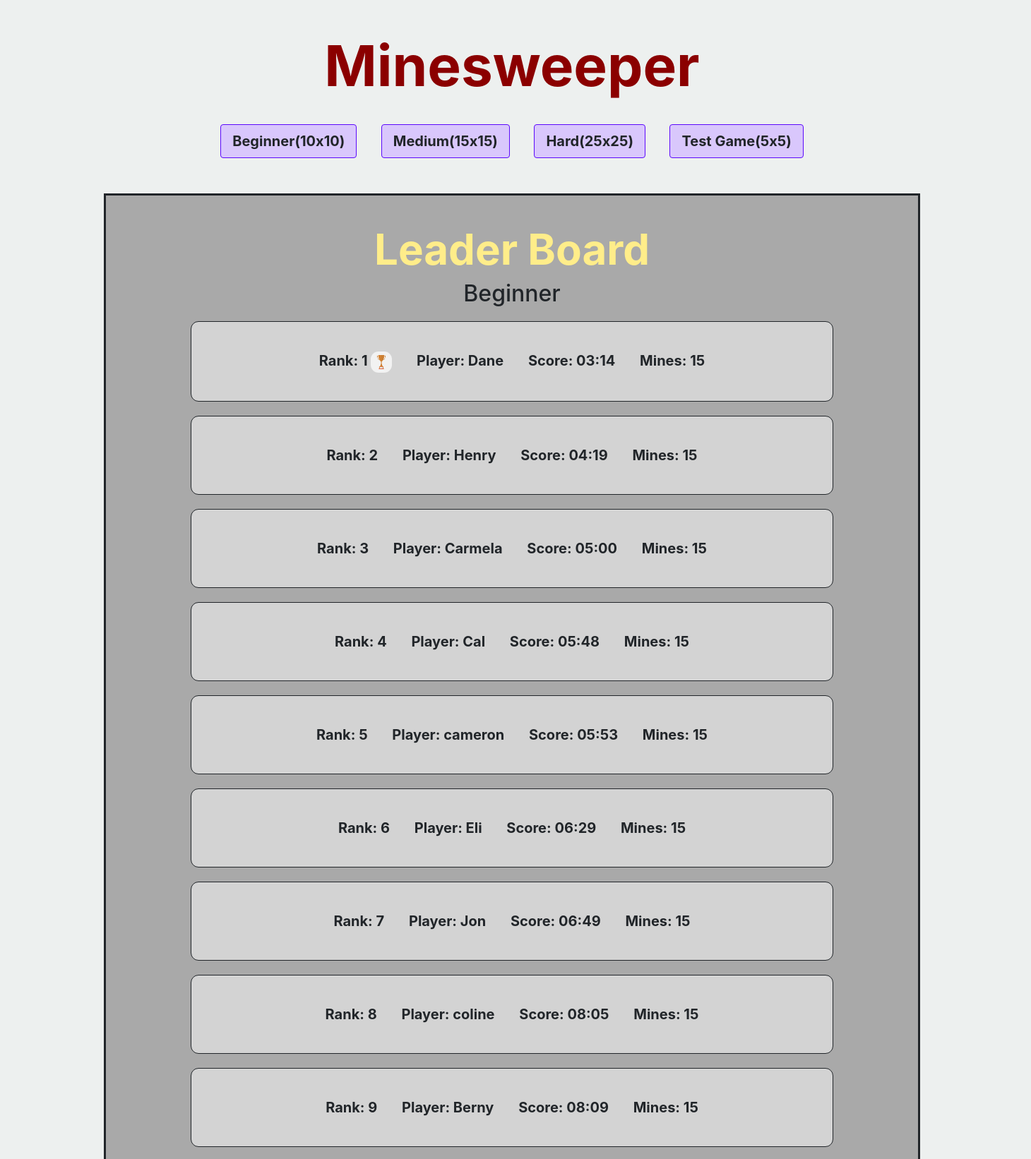
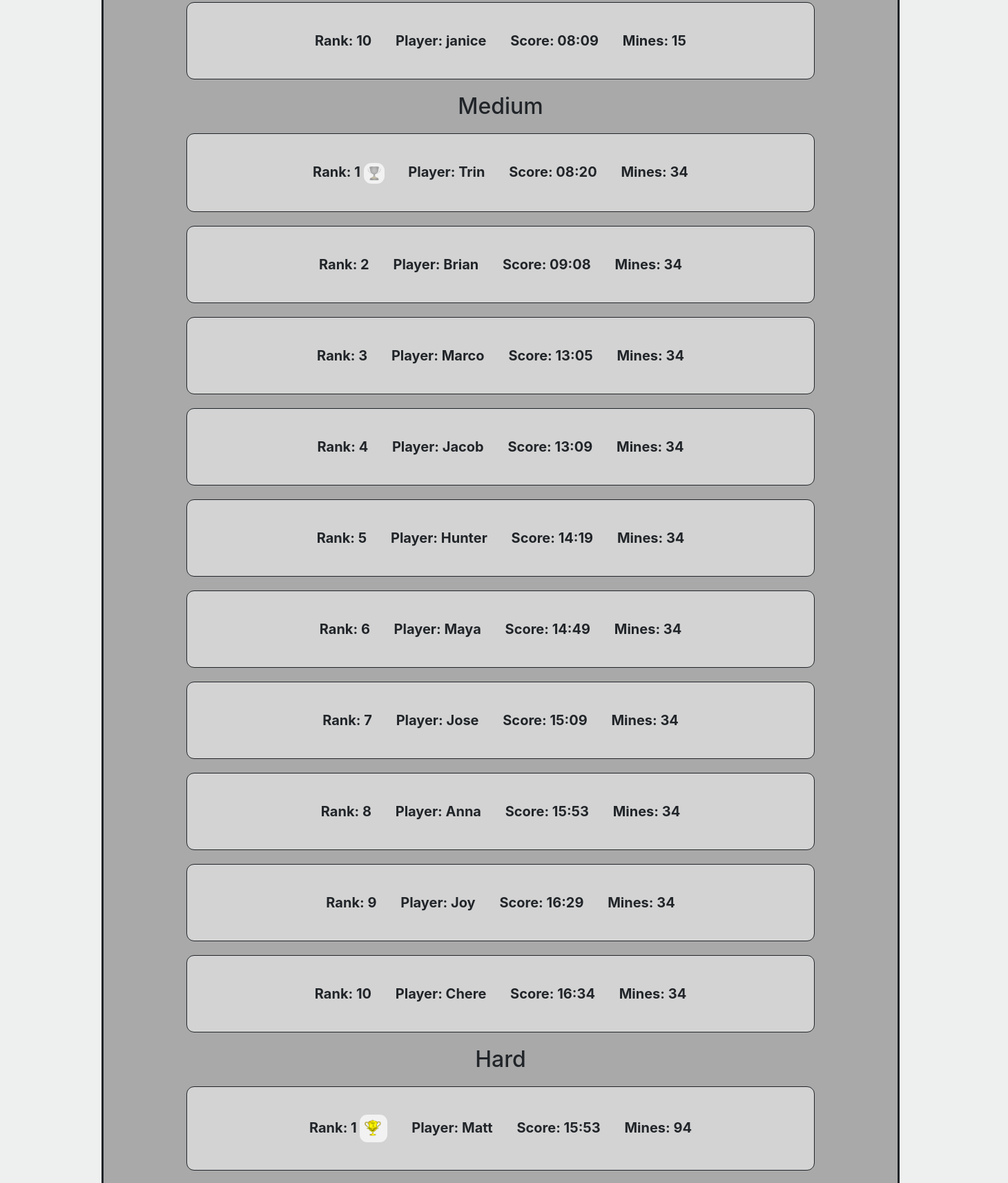
The page / (upper part) on the database its author committed (2 pictures, top to bottom).
### setup/models.py (models this page shows)
class Game(db.Model):
    id = db.Column(db.Integer, primary_key=True)
    score = db.Column(db.Integer())
    name = db.Column(db.String(30))
    mines = db.Column(db.Integer)
    difficulty = db.Column(db.String)

### setup/features.py (the view)
@features.route('/', methods=['GET'])
def start():
    tests = db.session.query(Game).filter_by(mines=4).order_by(desc(Game.id)).all()
    if len(tests) > 5:
        for i in range(len(tests)):
            if i > 4:
                db.session.delete(tests[i])
    easy = db.session.query(Game).filter_by(mines=15).order_by(desc(Game.score)).all()
    if len(easy) > 10:
        for i in range(len(easy)):
            if i > 9 and easy[i].score != 0:
                db.session.delete(easy[i])
    medium = db.session.query(Game).filter_by(mines=34).order_by(desc(Game.score)).all()
    if len(medium) > 10:
        for i in range(len(medium)):
            if i > 9 and medium[i].score != 0:
                db.session.delete(medium[i])
    hard = db.session.query(Game).filter_by(mines=94).order_by(desc(Game.score)).all()
    if len(hard) > 10:
        for i in range(len(hard)):
            if i > 9 and hard[i].score != 0:
                db.session.delete(hard[i])
    db.session.commit()
    leaderboard = db.session.query(Game).order_by(Game.score).all()
    return render_template('start.html', leaderboard=leaderboard)

### setup/templates/start.html (shortened to what this page needs)
<!DOCTYPE html>
<html id="test" lang="en">
<head>
    <link
      rel="stylesheet"
      href="https://stackpath.bootstrapcdn.com/bootstrap/4.4.1/css/bootstrap.min.css"
    />
    <link rel="stylesheet" href="{{ url_for('static', filename='style.css') }}">
</head>
<body id="refresh_game" onload="update_time({{ game_time }})">
<div id="game_align_center">
    <h1 class="title">Minesweeper</h1>
    <div style="margin: 20px;">
        <form action="{{ url_for('features.set_game_grid', length=10) }}" method="GET" style="display: inline;">
            <button type="submit" class="btn">Beginner(10x10)</button>
        </form>
        <form action="{{ url_for('features.set_game_grid', length=15) }}" method="GET" style="display: inline;">
            <button type="submit" class="btn">Medium(15x15)</button>
        </form>
        <form action="{{ url_for('features.set_game_grid', length=25) }}" method="GET" style="display: inline;">
            <button type="submit" class="btn">Hard(25x25)</button>
        </form>
        <form action="{{ url_for('features.set_game_grid', length=5) }}" method="GET" style="display: inline;">
            <button type="submit" class="btn">Test Game(5x5)</button>
        </form>
    </div>
    {% if leaderboard %}
        <div class="leaderboard">
            <h1 id="leaderboard" align="center">Leader Board</h1>
            {% for difficulty in ['Beginner', 'Medium', 'Hard', 'First Node Winners', 'Test Game'] %}
                {% set Beginner_rank = namespace(value=1) %}
                {% set Medium_rank = namespace(value=1) %}
                {% set Hard_rank = namespace(value=1) %}
                <h2 align="center">{{ difficulty }}</h2>
                {% for game in leaderboard %}
                    {% set minutes = (game.score|int / 60)|int %}
                    {% set seconds = game.score|int % 60 %}
                    {% if game.score != 0 and game.difficulty == difficulty and difficulty != 'Test Game' %}
                        {% if game.difficulty == 'Beginner' %}
                            {% set rank = Beginner_rank.value %}
                        {% elif game.difficulty == 'Medium' %}
                            {% set rank = Medium_rank.value %}
                        {% elif game.difficulty == 'Hard' %}
                            {% set rank = Hard_rank.value %}
                        {% endif %}
                        <div class="player_scores">
                            <p class="stats">Rank: {{ rank }}
                            {% if rank == 1 and difficulty == 'Beginner' %}
                                <img class="icons" align="center" src="{{ url_for('features.send_image', filename='easy_trophy.png') }}" height="30px" width="30px">
                            {% elif rank == 1 and difficulty == 'Medium' %}
                                <img class="icons" align="center" src="{{ url_for('features.send_image', filename='medium_trophy.png') }}" height="30px" width="30px">
                            {% elif rank == 1 and difficulty == 'Hard' %}
                                <img class="icons" align="center" src="{{ url_for('features.send_image', filename='hard_trophy.png') }}" height="40px" width="40px">
                            {% endif %}
                            </p>
                            <p class="stats">Player: {{ game.name }}</p>
                            <p class="stats">Score: {{ "%02d" % minutes }}:{{ "%02d" % seconds }}</p>
                            <p class="stats">Mines: {{ game.mines }}</p>
                        </div>
                            {% if game.difficulty == 'Beginner' %}
                                {% set Beginner_rank.value = Beginner_rank.value + 1 %}
                            {% elif game.difficulty == 'Medium' %}
                                {% set Medium_rank.value = Medium_rank.value + 1 %}
                            {% elif game.difficulty == 'Hard' %}
                                {% set Hard_rank.value = Hard_rank.value + 1 %}
                            {% endif %}
                    {% elif game.score == 0 and difficulty == 'First Node Winners' and game.difficulty != "Test Game" %}
                        <div class="player_scores">
                            <p class="stats">
                                <img class="icons" align="center" src="{{ url_for('features.send_image', filename='lucky_players.png') }}" height="40px" width="40px">
                                Player: {{ game.name }}</p>
                            <p class="stats">Score: 00:00</p>
                            <p class="stats">Mines: {{ game.mines }}</p>
                            <p class="stats">Difficulty: {{ game.difficulty }}</p>
                        </div>
                    {% elif game.difficulty == 'Test Game' and difficulty == 'Test Game' %}
                        <div class="player_scores">
                            <p class="stats">Player: {{ game.name }}</p>
                            <p class="stats">Score: {{ "%02d" % minutes }}:{{ "%02d" % seconds }}</p>
                            <p class="stats">Mines: {{ game.mines }}</p>
                        </div>
                    {% endif %}
                {% endfor %}
            {% endfor %}
        </div>
    {% endif %}
</div>
</body>
</html>

### setup/static/style.css (style rules this page uses)
body { padding: 45px; background-color: #EDF0EF; width: 1450px; }
.btn { background-color: #D9C7FC; padding: 8px 16px; font-size: 14px; border: none; cursor: pointer; margin: 15px; border: solid; border-width: 1px; border-color: #5B08FC; font-weight: bold; font-size: 20px }
.leaderboard { background-color: darkgray; padding: 40px; margin: 55px 55px; border: solid; width: 85%; margin: 35px auto; }
#leaderboard { font-size: 60px; font-weight: bold; color: #FFED8A; }
.player_scores { background-color: lightgray; padding: 40px; font-size: 20px; font-weight: bold; border: solid; border-width: 1px; text-align: center; width: 85%; margin: 20px auto; border-radius: 11px; }
.stats { display: inline; margin: 15px; }
.icons { background-color: #f2f2f2; padding: 5px; border-radius: 11px; }
.title { font-size: 80px; color: darkred; font-weight: bold; }
#game_align_center { text-align: center; }

### rows shown on the page
Game: rank "1", name "Dane", minutes "03", seconds "14", mines "15"
Game: rank "2", name "Henry", minutes "04", seconds "19", mines "15"
Game: rank "3", name "Carmela", minutes "05", seconds "00", mines "15"
Game: rank "4", name "Cal", minutes "05", seconds "48", mines "15"
Game: rank "5", name "cameron", minutes "05", seconds "53", mines "15"
Game: rank "6", name "Eli", minutes "06", seconds "29", mines "15"
Game: rank "7", name "Jon", minutes "06", seconds "49", mines "15"
Game: rank "8", name "coline", minutes "08", seconds "05", mines "15"
Game: rank "9", name "Berny", minutes "08", seconds "09", mines "15"
Game: rank "10", name "janice", minutes "08", seconds "09", mines "15"
Game: rank "1", name "Trin", minutes "08", seconds "20", mines "34"
Game: rank "2", name "Brian", minutes "09", seconds "08", mines "34"
Game: rank "3", name "Marco", minutes "13", seconds "05", mines "34"
Game: rank "4", name "Jacob", minutes "13", seconds "09", mines "34"
Game: rank "5", name "Hunter", minutes "14", seconds "19", mines "34"
Game: rank "6", name "Maya", minutes "14", seconds "49", mines "34"
Game: rank "7", name "Jose", minutes "15", seconds "09", mines "34"
Game: rank "8", name "Anna", minutes "15", seconds "53", mines "34"
Game: rank "9", name "Joy", minutes "16", seconds "29", mines "34"
Game: rank "10", name "Chere", minutes "16", mines "34"
Game: rank "1", name "Matt", minutes "15", seconds "53", mines "94"

### other values the page prints
{{ difficulty }} "Beginner" "Medium" "Hard"
